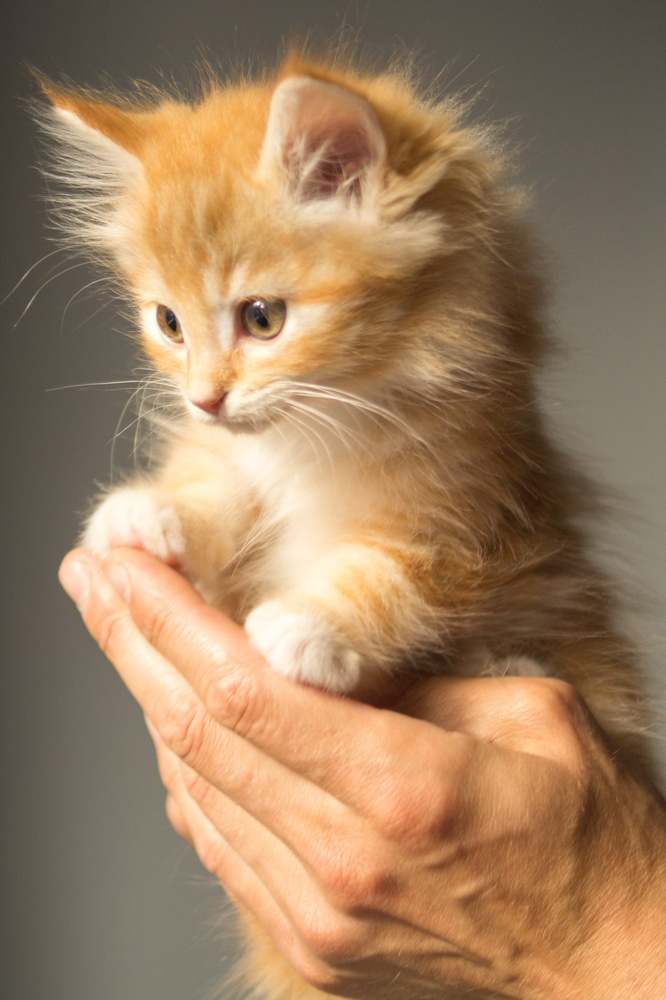
#> input picture Aula04/images/cat03.jpg, 666 x 1000 px, shrunk from 2261 x 3396 before the run
$ jupyter execute Aula04.ipynb   (shell and % lines are left out)
#> lines starting #> are read from the running program, lines starting #| are printed output that depends on the picture
[cell 1]
# %matplotlib tk

import numpy as np
import matplotlib
import matplotlib.pyplot as plt
import multiprocessing

from ipywidgets import widgets

import skimage
from skimage import io
from skimage.viewer import ImageViewer


# matplotlib.rcParams['toolbar'] = 'None'

[cell 2]
img = io.imread(f'images/cat03.jpg')
#> img is the input picture: shape (1000, 666, 3); mean R, G, B 158, 127.2, 96.3
img = skimage.transform.rescale(img, 0.1)
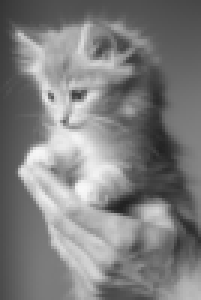
#> img: shape (100, 67, 1) float64 (shown 3 times larger); min 0.134, max 0.975, mean 0.499
print(img.shape)
#| (100, 67, 1)
img[:2]

[cell 3]
# viewer = ImageViewer(img)
# viewer.show()
f, axarr = plt.subplots(1,1)
axarr.axis('off')
axarr.imshow(img)

[cell 4]
gray_image = img.copy()

y_, x_, _ = gray_image.shape
#> y_ = 100; x_ = 67
for x in range(x_):
    for y in range(y_):
        gray = np.mean(gray_image[y, x])
        gray_image[y, x] = gray

f, axarr = plt.subplots(1,1)
axarr.axis('off')
axarr.imshow(gray_image)

[cell 5]
def get_histogram(image):
    #Image is gray, so take only red pixels
    image = image[:, :, 0]
    # Transform image to 1 dimension array
    return [pix for col in image for pix in col]

[cell 6]
im = gray_image.copy()

def get_neighborhood(im, x_, y_, d_size):
    size = int(d_size / 2)
    if d_size % 2 == 0:
        return im[x_ - size + 1: x_ + size + 1,
                  y_ - size + 1: y_ + size + 1,
                  0]
    return im[x_ - size : x_ + size + 1,
                  y_ - size : y_ + size + 1,
                  0]

def apply_mask(im, mask):
    x_max, y_max, _ = im.shape

    neigh_size, _ = mask.shape

    new_im = im.copy()
    for x in range(1, x_max - 1):
        for y in range(1, y_max - 1):
            neighs = np.array(get_neighborhood(im, x, y, neigh_size))
            applied_matrix = neighs * mask
            summed = applied_matrix.flatten().sum()
            new_im[x][y] = summed
    return new_im

f, axarr = plt.subplots(2, 2)
for ax in axarr[:, 0]: ax.axis('off')

axarr[0][0].imshow(gray_image)
axarr[0][1].hist(get_histogram(gray_image))

masked_im = apply_mask(im, np.array([
    [1, 1, 1],
    [1, 1, -1],
    [-1, -1, -1]
]))
#> after the loop in apply_mask, `for x in range(1, x_max - 1):`:
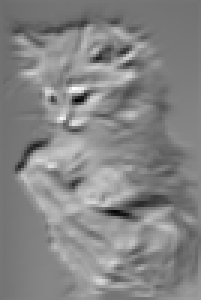
#> new_im: shape (100, 67, 1) float64 (shown 3 times larger); min -1.06, max 1.88, mean 0.483; drawn with min black and max white

axarr[1][0].imshow(masked_im)
axarr[1][1].hist(get_histogram(masked_im))
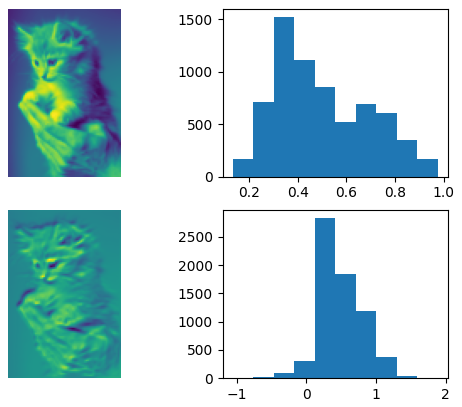
#> figure drawn by matplotlib, 4 panels; panel 2: tallest bar 1523 high, from x = 0.302 to 0.386; panel 4: tallest bar 2832 high, from x = 0.119 to 0.413

[cell 7]
gradient_im = apply_mask(im, np.array([
    [-1, -1, -1],
    [-1, 5, 0],
    [-1, 0, 0]
]))
#> after the loop in apply_mask (call 2), `for x in range(1, x_max - 1):`:
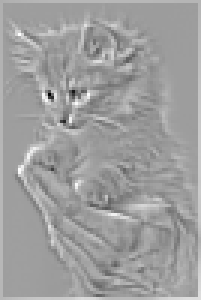
#> new_im: shape (100, 67, 1) float64 (shown 3 times larger); min -1.76, max 1.11, mean 0.0269; drawn with min black and max white

_, arr = plt.subplots(1, 1)
plt.imshow(gradient_im)

[cell 8]
highpass_im = apply_mask(im, np.array([
    [-1, -1, -1],
    [-1,  8, -1],
    [-1, -1, -1]
]))
#> after the loop in apply_mask (call 3), `for x in range(1, x_max - 1):`:
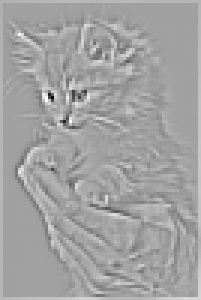
#> new_im: shape (100, 67, 1) float64 (shown 3 times larger); min -2.27, max 1.32, mean 0.0186; drawn with min black and max white
_, arr = plt.subplots(1, 1)
plt.imshow(highpass_im)

[cell 9]
hor_gradient_im = apply_mask(im, np.array([
    [-1, -1],
    [1, 1]
]))
#> after the loop in apply_mask (call 4), `for x in range(1, x_max - 1):`:
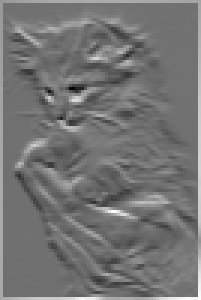
#> new_im: shape (100, 67, 1) float64 (shown 3 times larger); min -0.596, max 0.759, mean 0.0221; drawn with min black and max white
_, arr = plt.subplots(1, 1)
plt.imshow(hor_gradient_im)

[cell 10]
vert_gradient_im = apply_mask(im, np.array([
    [-1, 1],
    [-1, 1]
]))
#> after the loop in apply_mask (call 5), `for x in range(1, x_max - 1):`:
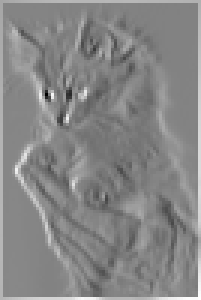
#> new_im: shape (100, 67, 1) float64 (shown 3 times larger); min -0.776, max 0.74, mean 0.0232; drawn with min black and max white
_, arr = plt.subplots(1, 1)
plt.imshow(vert_gradient_im)

[cell 11]
hor_sobel_im = apply_mask(im, np.array([
    [-1, 0, 1],
    [-2, 0, 2],
    [-1, 0, 1]
]))
#> after the loop in apply_mask (call 6), `for x in range(1, x_max - 1):`:
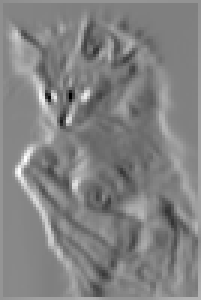
#> new_im: shape (100, 67, 1) float64 (shown 3 times larger); min -1.89, max 1.87, mean 0.0372; drawn with min black and max white
_, arr = plt.subplots(1, 1)
plt.imshow(hor_sobel_im)

[cell 12]
vert_sobel_im = apply_mask(im, np.array([
    [-1, -2, -1],
    [0, 0, 0],
    [1, 2, 1]
]))
#> after the loop in apply_mask (call 7), `for x in range(1, x_max - 1):`:
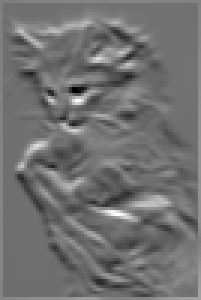
#> new_im: shape (100, 67, 1) float64 (shown 3 times larger); min -1.59, max 2.06, mean 0.0329; drawn with min black and max white
_, arr = plt.subplots(1, 1)
plt.imshow(vert_sobel_im)

[cell 13]
full_sobel_im = vert_sobel_im + hor_gradient_im
_, arr = plt.subplots(1, 1)
plt.imshow(full_sobel_im)

$ run again, with Aula04/images/cat02.jpg copied over Aula04/images/cat03.jpg
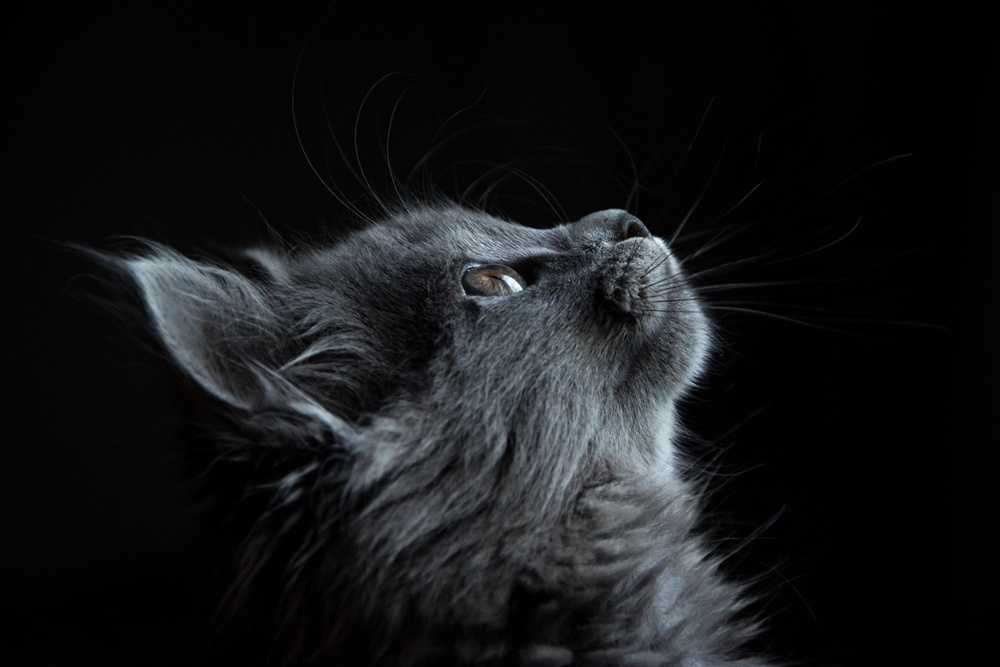
#> input picture Aula04/images/cat02.jpg, 1000 x 667 px, shrunk from 6000 x 4000 before the run
#> img is the input picture: shape (667, 1000, 3); mean R, G, B 20.9, 21.9, 23.5
#> img: shape (67, 100, 1) float64
#| (67, 100, 1)
#> after the loop in apply_mask (call 6), `for x in range(1, x_max - 1):`:
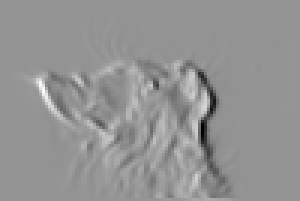
#> new_im: shape (67, 100, 1) float64 (shown 3 times larger); min -2.46, max 1.78, mean 0.000886; drawn with min black and max white
#> after the loop in apply_mask (call 7), `for x in range(1, x_max - 1):`:
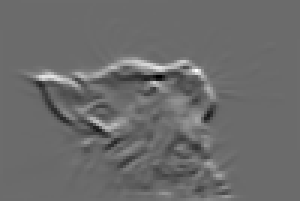
#> new_im: shape (67, 100, 1) float64 (shown 3 times larger); min -1.59, max 2.19, mean 0.00741; drawn with min black and max white
